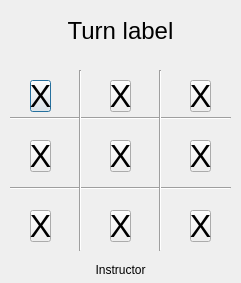
<?xml version="1.0" encoding="UTF-8"?>
<ui version="4.0">
 <class>Dialog</class>
 <widget class="QDialog" name="Dialog">
  <property name="geometry">
   <rect>
    <x>0</x>
    <y>0</y>
    <width>241</width>
    <height>283</height>
   </rect>
  </property>
  <property name="windowTitle">
   <string>game</string>
  </property>
  <widget class="QLabel" name="label_Turn">
   <property name="geometry">
    <rect>
     <x>0</x>
     <y>10</y>
     <width>241</width>
     <height>41</height>
    </rect>
   </property>
   <property name="font">
    <font>
     <pointsize>18</pointsize>
    </font>
   </property>
   <property name="text">
    <string>Turn label</string>
   </property>
   <property name="alignment">
    <set>Qt::AlignCenter</set>
   </property>
  </widget>
  <widget class="Line" name="line">
   <property name="geometry">
    <rect>
     <x>10</x>
     <y>110</y>
     <width>221</width>
     <height>16</height>
    </rect>
   </property>
   <property name="orientation">
    <enum>Qt::Horizontal</enum>
   </property>
  </widget>
  <widget class="Line" name="line_2">
   <property name="geometry">
    <rect>
     <x>10</x>
     <y>180</y>
     <width>221</width>
     <height>16</height>
    </rect>
   </property>
   <property name="orientation">
    <enum>Qt::Horizontal</enum>
   </property>
  </widget>
  <widget class="Line" name="line_3">
   <property name="geometry">
    <rect>
     <x>70</x>
     <y>70</y>
     <width>20</width>
     <height>181</height>
    </rect>
   </property>
   <property name="orientation">
    <enum>Qt::Vertical</enum>
   </property>
  </widget>
  <widget class="Line" name="line_4">
   <property name="geometry">
    <rect>
     <x>150</x>
     <y>70</y>
     <width>20</width>
     <height>181</height>
    </rect>
   </property>
   <property name="orientation">
    <enum>Qt::Vertical</enum>
   </property>
  </widget>
  <widget class="QLabel" name="label_Instructor">
   <property name="geometry">
    <rect>
     <x>0</x>
     <y>260</y>
     <width>241</width>
     <height>20</height>
    </rect>
   </property>
   <property name="text">
    <string>Instructor</string>
   </property>
   <property name="alignment">
    <set>Qt::AlignCenter</set>
   </property>
  </widget>
  <widget class="QPushButton" name="pushButton_r1c1">
   <property name="geometry">
    <rect>
     <x>30</x>
     <y>80</y>
     <width>21</width>
     <height>32</height>
    </rect>
   </property>
   <property name="text">
    <string/>
   </property>
  </widget>
  <widget class="QPushButton" name="pushButton_r2c1">
   <property name="geometry">
    <rect>
     <x>30</x>
     <y>140</y>
     <width>21</width>
     <height>32</height>
    </rect>
   </property>
   <property name="text">
    <string/>
   </property>
  </widget>
  <widget class="QPushButton" name="pushButton_r3c1">
   <property name="geometry">
    <rect>
     <x>30</x>
     <y>210</y>
     <width>21</width>
     <height>32</height>
    </rect>
   </property>
   <property name="text">
    <string/>
   </property>
  </widget>
  <widget class="QPushButton" name="pushButton_r3c2">
   <property name="geometry">
    <rect>
     <x>110</x>
     <y>210</y>
     <width>21</width>
     <height>32</height>
    </rect>
   </property>
   <property name="text">
    <string/>
   </property>
  </widget>
  <widget class="QPushButton" name="pushButton_r2c2">
   <property name="geometry">
    <rect>
     <x>110</x>
     <y>140</y>
     <width>21</width>
     <height>32</height>
    </rect>
   </property>
   <property name="text">
    <string/>
   </property>
  </widget>
  <widget class="QPushButton" name="pushButton_r1c2">
   <property name="geometry">
    <rect>
     <x>110</x>
     <y>80</y>
     <width>21</width>
     <height>32</height>
    </rect>
   </property>
   <property name="text">
    <string/>
   </property>
  </widget>
  <widget class="QPushButton" name="pushButton_r2c3">
   <property name="geometry">
    <rect>
     <x>190</x>
     <y>140</y>
     <width>21</width>
     <height>32</height>
    </rect>
   </property>
   <property name="text">
    <string/>
   </property>
  </widget>
  <widget class="QPushButton" name="pushButton_r3c3">
   <property name="geometry">
    <rect>
     <x>190</x>
     <y>210</y>
     <width>21</width>
     <height>32</height>
    </rect>
   </property>
   <property name="text">
    <string/>
   </property>
  </widget>
  <widget class="QPushButton" name="pushButton_r1c3">
   <property name="geometry">
    <rect>
     <x>190</x>
     <y>80</y>
     <width>21</width>
     <height>32</height>
    </rect>
   </property>
   <property name="text">
    <string/>
   </property>
  </widget>
  <widget class="QLabel" name="label_r1c2">
   <property name="geometry">
    <rect>
     <x>80</x>
     <y>80</y>
     <width>81</width>
     <height>31</height>
    </rect>
   </property>
   <property name="font">
    <font>
     <pointsize>24</pointsize>
    </font>
   </property>
   <property name="text">
    <string>X</string>
   </property>
   <property name="alignment">
    <set>Qt::AlignCenter</set>
   </property>
  </widget>
  <widget class="QLabel" name="label_r1c2_2">
   <property name="geometry">
    <rect>
     <x>0</x>
     <y>80</y>
     <width>81</width>
     <height>31</height>
    </rect>
   </property>
   <property name="font">
    <font>
     <pointsize>24</pointsize>
    </font>
   </property>
   <property name="text">
    <string>X</string>
   </property>
   <property name="alignment">
    <set>Qt::AlignCenter</set>
   </property>
  </widget>
  <widget class="QLabel" name="label_r1c2_3">
   <property name="geometry">
    <rect>
     <x>160</x>
     <y>80</y>
     <width>81</width>
     <height>31</height>
    </rect>
   </property>
   <property name="font">
    <font>
     <pointsize>24</pointsize>
    </font>
   </property>
   <property name="text">
    <string>X</string>
   </property>
   <property name="alignment">
    <set>Qt::AlignCenter</set>
   </property>
  </widget>
  <widget class="QLabel" name="label_r1c2_4">
   <property name="geometry">
    <rect>
     <x>160</x>
     <y>140</y>
     <width>81</width>
     <height>31</height>
    </rect>
   </property>
   <property name="font">
    <font>
     <pointsize>24</pointsize>
    </font>
   </property>
   <property name="text">
    <string>X</string>
   </property>
   <property name="alignment">
    <set>Qt::AlignCenter</set>
   </property>
  </widget>
  <widget class="QLabel" name="label_r1c2_5">
   <property name="geometry">
    <rect>
     <x>80</x>
     <y>140</y>
     <width>81</width>
     <height>31</height>
    </rect>
   </property>
   <property name="font">
    <font>
     <pointsize>24</pointsize>
    </font>
   </property>
   <property name="text">
    <string>X</string>
   </property>
   <property name="alignment">
    <set>Qt::AlignCenter</set>
   </property>
  </widget>
  <widget class="QLabel" name="label_r1c2_6">
   <property name="geometry">
    <rect>
     <x>0</x>
     <y>140</y>
     <width>81</width>
     <height>31</height>
    </rect>
   </property>
   <property name="font">
    <font>
     <pointsize>24</pointsize>
    </font>
   </property>
   <property name="text">
    <string>X</string>
   </property>
   <property name="alignment">
    <set>Qt::AlignCenter</set>
   </property>
  </widget>
  <widget class="QLabel" name="label_r1c2_7">
   <property name="geometry">
    <rect>
     <x>0</x>
     <y>210</y>
     <width>81</width>
     <height>31</height>
    </rect>
   </property>
   <property name="font">
    <font>
     <pointsize>24</pointsize>
    </font>
   </property>
   <property name="text">
    <string>X</string>
   </property>
   <property name="alignment">
    <set>Qt::AlignCenter</set>
   </property>
  </widget>
  <widget class="QLabel" name="label_r1c2_8">
   <property name="geometry">
    <rect>
     <x>80</x>
     <y>210</y>
     <width>81</width>
     <height>31</height>
    </rect>
   </property>
   <property name="font">
    <font>
     <pointsize>24</pointsize>
    </font>
   </property>
   <property name="text">
    <string>X</string>
   </property>
   <property name="alignment">
    <set>Qt::AlignCenter</set>
   </property>
  </widget>
  <widget class="QLabel" name="label_r1c2_9">
   <property name="geometry">
    <rect>
     <x>160</x>
     <y>210</y>
     <width>81</width>
     <height>31</height>
    </rect>
   </property>
   <property name="font">
    <font>
     <pointsize>24</pointsize>
    </font>
   </property>
   <property name="text">
    <string>X</string>
   </property>
   <property name="alignment">
    <set>Qt::AlignCenter</set>
   </property>
  </widget>
 </widget>
 <resources/>
 <connections/>
</ui>
